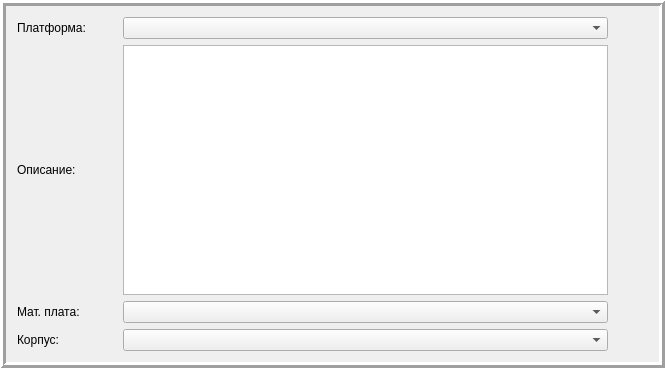
        <widget class="QFrame" name="frame">
         <property name="frameShape">
          <enum>QFrame::Box</enum>
         </property>
         <property name="frameShadow">
          <enum>QFrame::Raised</enum>
         </property>
         <property name="lineWidth">
          <number>3</number>
         </property>
         <layout class="QGridLayout" name="gridLayout">
          <item row="2" column="0">
           <layout class="QHBoxLayout" name="horizontalLayout_2">
            <item>
             <widget class="QLabel" name="label_6">
              <property name="minimumSize">
               <size>
                <width>100</width>
                <height>0</height>
               </size>
              </property>
              <property name="text">
               <string>Мат. плата: </string>
              </property>
             </widget>
            </item>
            <item>
             <widget class="QComboBox" name="comboBox_MB">
              <property name="minimumSize">
               <size>
                <width>485</width>
                <height>0</height>
               </size>
              </property>
             </widget>
            </item>
            <item>
             <spacer name="horizontalSpacer">
              <property name="orientation">
               <enum>Qt::Horizontal</enum>
              </property>
              <property name="sizeHint" stdset="0">
               <size>
                <width>40</width>
                <height>20</height>
               </size>
              </property>
             </spacer>
            </item>
           </layout>
          </item>
          <item row="1" column="0">
           <layout class="QHBoxLayout" name="horizontalLayout">
            <item>
             <widget class="QLabel" name="label_2">
              <property name="minimumSize">
               <size>
                <width>100</width>
                <height>0</height>
               </size>
              </property>
              <property name="text">
               <string>Описание:</string>
              </property>
             </widget>
            </item>
            <item>
             <widget class="QTextBrowser" name="textBrowser_Desc">
              <property name="sizePolicy">
               <sizepolicy hsizetype="Fixed" vsizetype="Fixed">
                <horstretch>0</horstretch>
                <verstretch>0</verstretch>
               </sizepolicy>
              </property>
              <property name="minimumSize">
               <size>
                <width>485</width>
                <height>250</height>
               </size>
              </property>
              <property name="sizeAdjustPolicy">
               <enum>QAbstractScrollArea::AdjustIgnored</enum>
              </property>
              <property name="html">
               <string>&lt;!DOCTYPE HTML PUBLIC &quot;-//W3C//DTD HTML 4.0//EN&quot; &quot;http://www.w3.org/TR/REC-html40/strict.dtd&quot;&gt;
&lt;html&gt;&lt;head&gt;&lt;meta name=&quot;qrichtext&quot; content=&quot;1&quot; /&gt;&lt;style type=&quot;text/css&quot;&gt;
p, li { white-space: pre-wrap; }
&lt;/style&gt;&lt;/head&gt;&lt;body style=&quot; font-family:'MS Shell Dlg 2'; font-size:7.8pt; font-weight:400; font-style:normal;&quot;&gt;
&lt;p style=&quot;-qt-paragraph-type:empty; margin-top:0px; margin-bottom:0px; margin-left:0px; margin-right:0px; -qt-block-indent:0; text-indent:0px;&quot;&gt;&lt;br /&gt;&lt;/p&gt;&lt;/body&gt;&lt;/html&gt;</string>
              </property>
             </widget>
            </item>
            <item>
             <spacer name="horizontalSpacer_2">
              <property name="orientation">
               <enum>Qt::Horizontal</enum>
              </property>
              <property name="sizeHint" stdset="0">
               <size>
                <width>40</width>
                <height>20</height>
               </size>
              </property>
             </spacer>
            </item>
           </layout>
          </item>
          <item row="0" column="0">
           <layout class="QHBoxLayout" name="horizontalLayout_5">
            <item>
             <widget class="QLabel" name="label_19">
              <property name="minimumSize">
               <size>
                <width>100</width>
                <height>0</height>
               </size>
              </property>
              <property name="text">
               <string>Платформа: </string>
              </property>
             </widget>
            </item>
            <item>
             <widget class="QComboBox" name="comboBox_Platform">
              <property name="minimumSize">
               <size>
                <width>485</width>
                <height>0</height>
               </size>
              </property>
             </widget>
            </item>
            <item>
             <spacer name="horizontalSpacer_14">
              <property name="orientation">
               <enum>Qt::Horizontal</enum>
              </property>
              <property name="sizeHint" stdset="0">
               <size>
                <width>40</width>
                <height>20</height>
               </size>
              </property>
             </spacer>
            </item>
           </layout>
          </item>
          <item row="3" column="0">
           <layout class="QHBoxLayout" name="horizontalLayout_4">
            <item>
             <widget class="QLabel" name="label_10">
              <property name="minimumSize">
               <size>
                <width>100</width>
                <height>0</height>
               </size>
              </property>
              <property name="text">
               <string>Корпус: </string>
              </property>
             </widget>
            </item>
            <item>
             <widget class="QComboBox" name="comboBox_Case">
              <property name="minimumSize">
               <size>
                <width>485</width>
                <height>0</height>
               </size>
              </property>
             </widget>
            </item>
            <item>
             <spacer name="horizontalSpacer_3">
              <property name="orientation">
               <enum>Qt::Horizontal</enum>
              </property>
              <property name="sizeHint" stdset="0">
               <size>
                <width>40</width>
                <height>20</height>
               </size>
              </property>
             </spacer>
            </item>
           </layout>
          </item>
         </layout>
        </widget>
